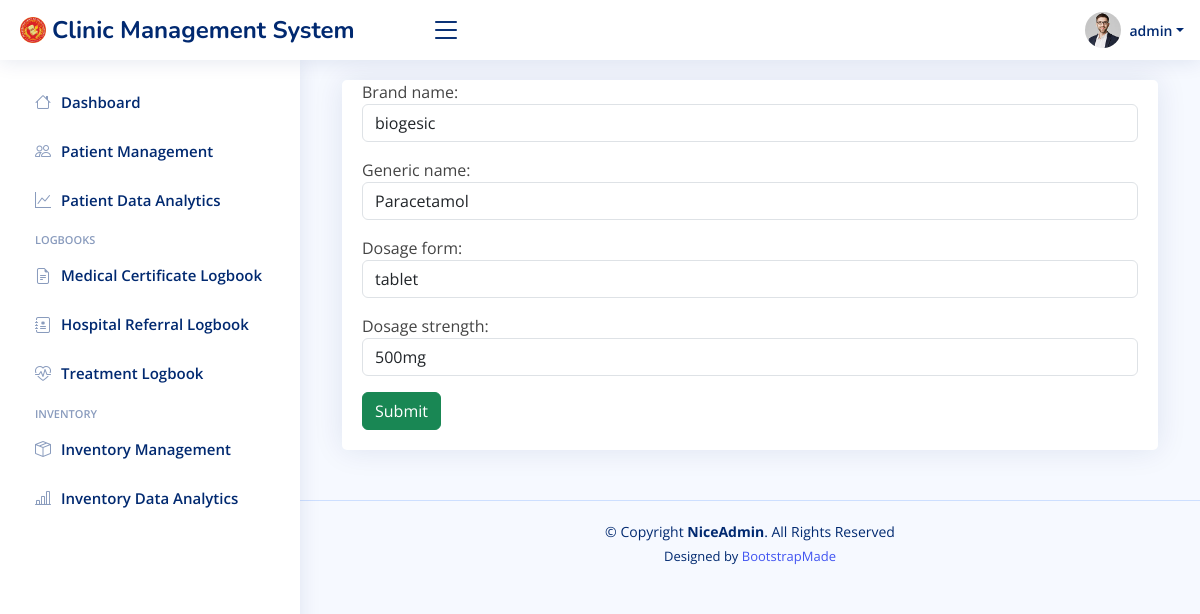
/medicineform-update/1/ (signed in), run on an earlier commit of the app's database.
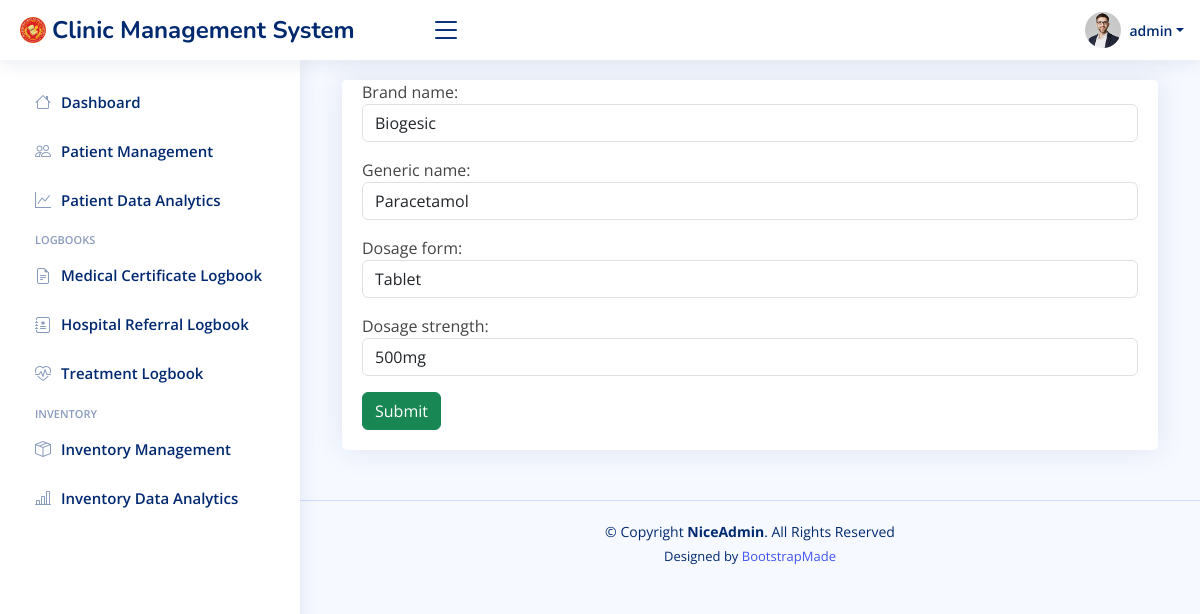
And on a later commit of the database.
### cms/models.py (models this page shows, shortened)
class Medicine(models.Model):
    created_at = models.DateTimeField(auto_now_add=True)
    updated_at = models.DateTimeField(auto_now=True)
    brand_name = models.CharField(max_length=100)
    generic_name = models.CharField(max_length=100)
    dosage_form = models.CharField(max_length=100)
    dosage_strength = models.CharField(max_length=100)
    provider = models.CharField(max_length=100, blank=True, null=True)
    provider_updated = models.CharField(max_length=100, blank=True)

### cms/views.py (the view, shortened to what this page needs)
# urls.py: path('medicineform-update/<str:pk>/', views.medicineform_update_view, name="Medicine Update"),
@login_required(login_url="Login")
def medicineform_update_view(request, pk):
    medicine_instance = get_object_or_404(Medicine, id=pk)
    form = MedicineForm(instance=medicine_instance)
    context = {'form':form}
    return render(request, 'cms/medicine-form.html', context)

### cms/forms.py
class MedicineForm(forms.ModelForm):
    class Meta:
        model = Medicine
        fields = '__all__'
        exclude = ('created_at', 'provider', 'updated_at', 'provider_updated')
        widgets = {
            'brand_name': forms.TextInput(attrs={'class': 'form-control'}),
            'generic_name': forms.TextInput(attrs={'class': 'form-control'}),
            'dosage_form': forms.TextInput(attrs={'class': 'form-control'}),
            'dosage_strength': forms.TextInput(attrs={'class': 'form-control'}),
        }

### cms/templates/cms/medicine-form.html (shortened to what this page needs)
{% extends "cms/base.html" %}
{% block content %}
<div class="container">
    <div class="row">
        <div class="col-sm">
            <div class="card card-body">
                <div class="form-group">
                    <form action="" method="POST">
                        {{form.as_p}}
                        <input class="btn btn-success" type="submit" value="Submit">
                    </form>
                </div>
            </div>
        </div>
    </div>
</div>
{% endblock content %}

What changed in the data, as far as the page shows it:
changed Medicine "Paracetamol": brand_name "biogesic" → "Biogesic"; dosage_form "tablet" → "Tablet"
